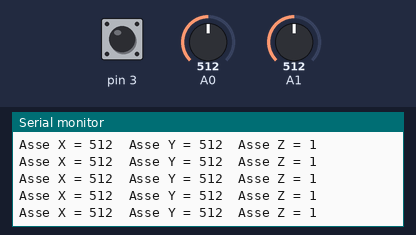
Bench run of a sketch on a simulated Arduino Uno, built with avr-gcc and run on an emulated ATmega328P. On the bench: the last lines printed to the serial monitor. The test bench sets the inputs (shaded band); at power-on: A0 = 512, A1 = 512, pin 3 HIGH.

Above: at 1.2 s.
1.3 s: A0 set to 11
At 1.8 s:
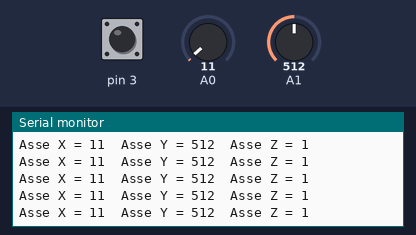
4.3 s: A0 set to 8
At 5.1 s:
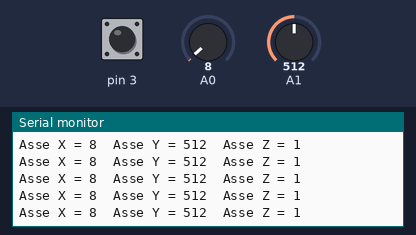
7.3 s: A1 set to 110
At 7.9 s:
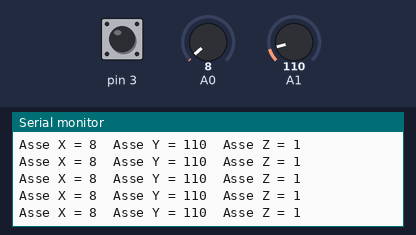
8.8 s: A1 set to 92
At 9.3 s:
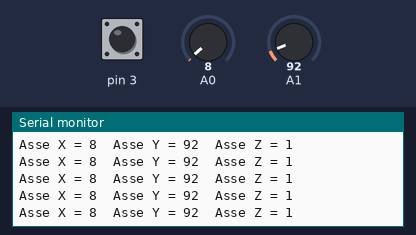
14.8 s: A1 set to 11
At 15.6 s:
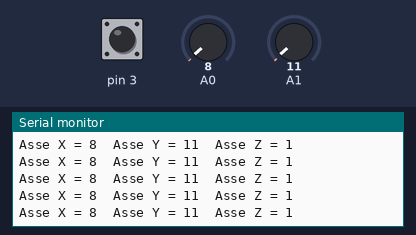
16.3 s: A1 set to 8
At 16.9 s:
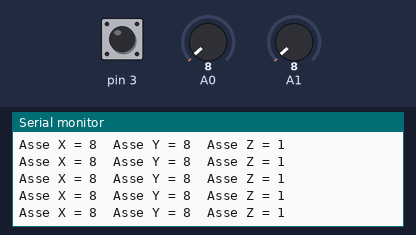
Timing chart, 0 to 19.3 s (numbered marks = the images above; inputs shaded):
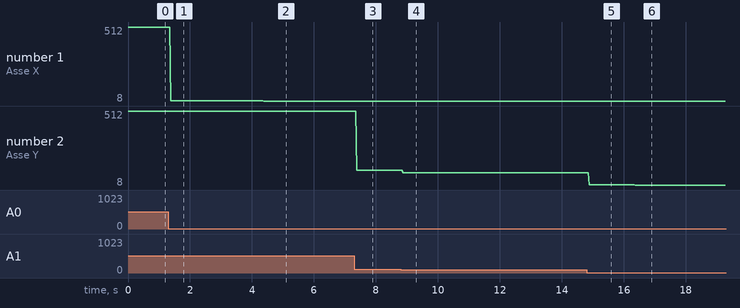

Measured:
- after the input at 1.3 s, the serial monitor: prints a new line after 0.08 s (image 1)
- after the input at 4.3 s, the serial monitor: prints a new line after 0.09 s (image 2)
- after the input at 7.3 s, the serial monitor: prints a new line after 0.08 s (image 3)
- after the input at 8.8 s, the serial monitor: prints a new line after 0.08 s (image 4)
- after the input at 14.8 s, the serial monitor: prints a new line after 0.08 s (image 5)
- after the input at 16.3 s, the serial monitor: prints a new line after 0.08 s (image 6)
- plotted number 1: 512 → 11 after the input at 1.3 s, 11 → 8 after the input at 4.3 s
- plotted number 2: 512 → 110 after the input at 7.3 s, 110 → 92 after the input at 8.8 s, 92 → 11 after the input at 14.8 s

The sketch:

joystick.ino
```cpp
void setup() {
  pinMode (3, INPUT);
  digitalWrite(3, HIGH);
  Serial.begin(9600);

}

void loop() {
  int x = analogRead(A0);
  int y = analogRead(A1);
  int z = digitalRead(3);

  Serial.print("Asse X = ");
  Serial.print(x);
  Serial.print("\t");
  Serial.print("Asse Y = ");
  Serial.print(y);
  Serial.print("\t");
  Serial.print("Asse Z = ");
  Serial.println(z);

  delay (10);

}
```
